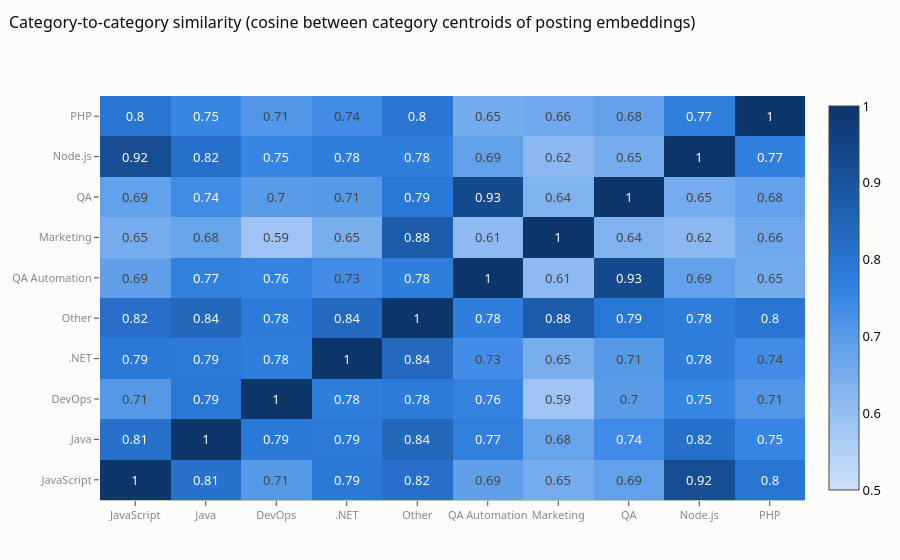

Notebook cell for this chart:
### Code cell
cents = {c: E[np.array(um["category"] == c) & np.array(um["type"] == "job posting")].mean(axis=0) for c in top10}
C = np.array([cents[c] / np.linalg.norm(cents[c]) for c in top10])
S = C @ C.T
fig = go.Figure(go.Heatmap(z=S, x=top10, y=top10, colorscale=[[i/(len(viz.SEQ_BLUE)-1), c] for i, c in enumerate(viz.SEQ_BLUE)], zmin=0.5, zmax=1.0, text=np.round(S, 2), texttemplate="%{text}"))
fig.update_layout(title="Category-to-category similarity (cosine between category centroids of posting embeddings)", height=560)
viz.save_fig(fig, "eda03_category_similarity", "Cosine similarity between category centroids of posting embeddings — used to define 'related' categories when sampling the labelled job pools.", height=560)
fig

### Figure 1 — Plotly figure (JSON) as saved in the notebook; plotly's stock layout.template omitted (floating-point values rounded to 4 significant figures)
{"data": [{"colorscale": [[0.0, "#cde2fb"], [0.08333, "#b7d3f6"], [0.1667, "#9ec5f4"], [0.25, "#86b6ef"], [0.3333, "#6da7ec"], [0.4167, "#5598e7"], [0.5, "#3987e5"], [0.5833, "#2a78d6"], [0.6667, "#256abf"], [0.75, "#1c5cab"], [0.8333, "#184f95"], [0.9167, "#104281"], [1.0, "#0d366b"]], "text": [[1.0, 0.81, 0.71, 0.79, 0.82, 0.69, 0.65, 0.69, 0.92, 0.8], [0.81, 1.0, 0.79, 0.79, 0.84, 0.77, 0.68, 0.74, 0.82, 0.75], [0.71, 0.79, 1.0, 0.78, 0.78, 0.76, 0.59, 0.7, 0.75, 0.71], [0.79, 0.79, 0.78, 1.0, 0.84, 0.73, 0.65, 0.71, 0.78, 0.74], [0.82, 0.84, 0.78, 0.84, 1.0, 0.78, 0.88, 0.79, 0.78, 0.8], [0.69, 0.77, 0.76, 0.73, 0.78, 1.0, 0.61, 0.93, 0.69, 0.65], [0.65, 0.68, 0.59, 0.65, 0.88, 0.61, 1.0, 0.64, 0.62, 0.66], [0.69, 0.74, 0.7, 0.71, 0.79, 0.93, 0.64, 1.0, 0.65, 0.68], [0.92, 0.82, 0.75, 0.78, 0.78, 0.69, 0.62, 0.65, 1.0, 0.77], [0.8, 0.75, 0.71, 0.74, 0.8, 0.65, 0.66, 0.68, 0.77, 1.0]], "texttemplate": "%{text}", "type": "heatmap", "x": ["JavaScript", "Java", "DevOps", ".NET", "Other", "QA Automation", "Marketing", "QA", "Node.js", "PHP"], "y": ["JavaScript", "Java", "DevOps", ".NET", "Other", "QA Automation", "Marketing", "QA", "Node.js", "PHP"], "z": [[1.0, 0.8106, 0.7063, 0.7896, 0.8173, 0.6879, 0.6523, 0.6874, 0.9208, 0.7986], [0.8106, 1.0, 0.7882, 0.7854, 0.8406, 0.7699, 0.6757, 0.7411, 0.815, 0.7534], [0.7063, 0.7882, 1.0, 0.7759, 0.7804, 0.7617, 0.5857, 0.6997, 0.7547, 0.7124], [0.7896, 0.7854, 0.7759, 1.0, 0.835, 0.7345, 0.6462, 0.706, 0.7753, 0.7367], [0.8173, 0.8406, 0.7804, 0.835, 1.0, 0.7755, 0.8757, 0.7911, 0.7755, 0.8009], [0.6879, 0.7699, 0.7617, 0.7345, 0.7755, 1.0, 0.6123, 0.9326, 0.6861, 0.6544], [0.6523, 0.6757, 0.5857, 0.6462, 0.8757, 0.6123, 1.0, 0.6374, 0.6183, 0.6625], [0.6874, 0.7411, 0.6997, 0.706, 0.7911, 0.9326, 0.6374, 1.0, 0.6525, 0.6823], [0.9208, 0.815, 0.7547, 0.7753, 0.7755, 0.6861, 0.6183, 0.6525, 1.0, 0.7712], [0.7986, 0.7534, 0.7124, 0.7367, 0.8009, 0.6544, 0.6625, 0.6823, 0.7712, 1.0]], "zmax": 1.0, "zmin": 0.5}], "layout": {"autosize": true, "title": {"text": "Category-to-category similarity (cosine between category centroids of posting embeddings)"}}}
